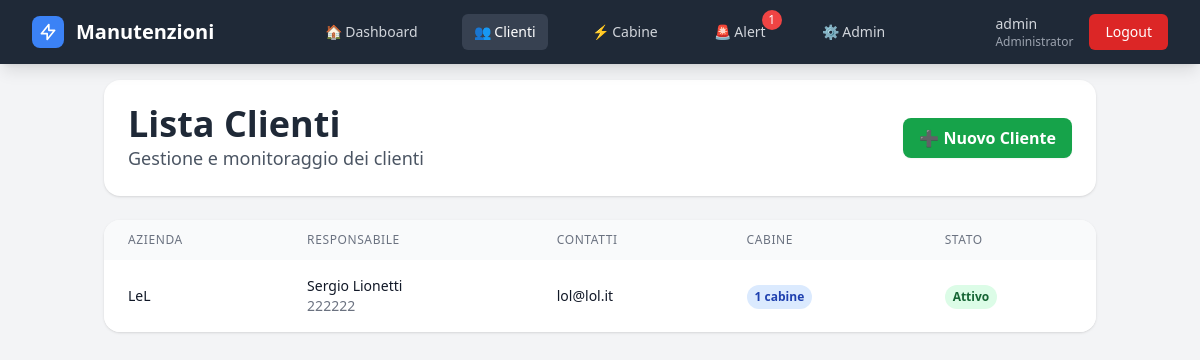
The app's page /clienti/ (signed in), older data.
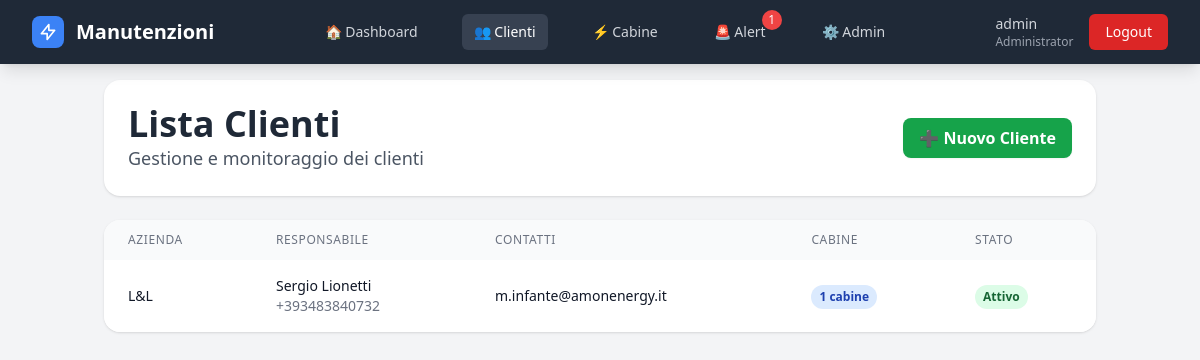
The same page, newer data.
### gestione/models.py (models this page shows, shortened)
class Cliente(models.Model):
    nome_azienda = models.CharField(max_length=200, verbose_name="Nome Azienda")
    responsabile = models.CharField(max_length=100, verbose_name="Responsabile")
    telefono_responsabile = models.CharField(max_length=20, verbose_name="Tel. Responsabile")
    email = models.EmailField(verbose_name="Email")
    email2 = models.EmailField(blank=True, verbose_name="Email 2")
    note = models.TextField(blank=True, verbose_name="Note")
    attivo = models.BooleanField(default=True, verbose_name="Attivo")
    data_creazione = models.DateTimeField(auto_now_add=True)
    data_modifica = models.DateTimeField(auto_now=True)
    def numero_cabine(self):
        return self.cabine.filter(attiva=True).count()
    class Meta:
        verbose_name = "Cliente"
        verbose_name_plural = "Clienti"
        ordering = ['nome_azienda']

### gestione/views.py (the view)
# urls.py: path('clienti/', views.lista_clienti, name='lista_clienti'),
@login_required
def lista_clienti(request):
    clienti = Cliente.objects.filter(attivo=True).order_by('nome_azienda')
    return render(request, 'clienti/lista.html', {'clienti': clienti})

### gestione/context_processors.py (called while the page is built)
def alert_count(request):
    if not request.user.is_authenticated:
        return {'alert_count': 0}
    alert_cabine = 0
    for cabina in Cabina.objects.filter(attiva=True):
        stato = cabina.stato_manutenzione_ordinaria()
        if stato in ['scaduta', 'in_scadenza']:
            alert_cabine += 1
    alert_componenti = 0
    for componente in Componente.objects.filter(attivo=True):
        stato = componente.stato_manutenzione()
        if stato in ['scaduta', 'in_scadenza']:
            alert_componenti += 1
    total_alert = alert_cabine + alert_componenti
    return {
        'alert_count': total_alert,
        'alert_critici': alert_cabine,
        'alert_componenti': alert_componenti,
    }

### gestione/models.py (called while the page is built)
    def is_administrator(self):
        return self.is_superuser or self.ruolo == 'Administrator'

    def prossima_manutenzione_ordinaria(self):
        prossima = self.manutenzioni.filter(
            stato='programmata',
            tipo__in=['semestrale', 'annuale']
        ).order_by('data_programmata').first()
        return prossima.data_programmata if prossima else None

### templates/clienti/lista.html (shortened to what this page needs)
{% extends 'base.html' %}
{% block content %}
<div class="max-w-xl md:max-w-5xl mx-auto px-4 pt-4 pb-24 md:pb-8">
  <section class="bg-white shadow rounded-2xl p-4 md:p-6 mb-4 md:mb-6">
    <div class="flex flex-col gap-3 sm:flex-row sm:items-center sm:justify-between">
      <div class="min-w-0">
        <h1 class="text-2xl md:text-4xl font-bold text-gray-800">Lista Clienti</h1>
        <p class="text-gray-600 text-base md:text-lg">Gestione e monitoraggio dei clienti</p>
      </div>
      {% if user.is_administrator or user.is_controlroom %}
      <a href="{% url 'crea_cliente' %}"
         class="hidden md:inline-flex items-center gap-2 bg-green-600 hover:bg-green-700
                text-white font-semibold px-4 py-2 rounded-lg shadow-sm">
        ➕ Nuovo Cliente
      </a>
      {% endif %}
    </div>
  </section>
  <section class="hidden md:block bg-white shadow rounded-2xl overflow-hidden" >
    <div class="overflow-x-auto">
      <table class="min-w-full">
        <thead class="bg-gray-50">
          <tr>
            <th class="px-6 py-3 text-left text-xs font-medium text-gray-500 uppercase tracking-wider">Azienda</th>
            <th class="px-6 py-3 text-left text-xs font-medium text-gray-500 uppercase tracking-wider">Responsabile</th>
            <th class="px-6 py-3 text-left text-xs font-medium text-gray-500 uppercase tracking-wider">Contatti</th>
            <th class="px-6 py-3 text-left text-xs font-medium text-gray-500 uppercase tracking-wider">Cabine</th>
            <th class="px-6 py-3 text-left text-xs font-medium text-gray-500 uppercase tracking-wider">Stato</th>
          </tr>
        </thead>
        <tbody class="bg-white divide-y divide-gray-200">
          {% for cliente in clienti %}
          <tr class="hover:bg-gray-50 cursor-pointer" onclick="window.location='{% url 'dettaglio_cliente' cliente.id %}'">
            <td class="px-6 py-4 whitespace-nowrap">
              <div class="text-sm font-medium text-gray-900">{{ cliente.nome_azienda }}</div>
            </td>
            <td class="px-6 py-4 whitespace-nowrap">
              <div class="text-sm text-gray-900">{{ cliente.responsabile }}</div>
              <div class="text-sm text-gray-500">{{ cliente.telefono_responsabile }}</div>
            </td>
            <td class="px-6 py-4">
              <div class="text-sm text-gray-900 break-all">{{ cliente.email }}</div>
            </td>
            <td class="px-6 py-4 whitespace-nowrap">
              <span class="inline-flex px-2 py-1 text-xs font-semibold rounded-full bg-blue-100 text-blue-800">
                {{ cliente.numero_cabine }} cabine
              </span>
            </td>
            <td class="px-6 py-4 whitespace-nowrap">
              {% if cliente.attivo %}
                <span class="inline-flex px-2 py-1 text-xs font-semibold rounded-full bg-green-100 text-green-800">Attivo</span>
              {% else %}
                <span class="inline-flex px-2 py-1 text-xs font-semibold rounded-full bg-red-100 text-red-800">Inattivo</span>
              {% endif %}
            </td>
          </tr>
          {% empty %}
          <tr>
            <td colspan="6" class="px-6 py-4 text-center text-gray-500">Nessun cliente trovato</td>
          </tr>
          {% endfor %}
        </tbody>
      </table>
    </div>
  </section>
</div>
{% endblock %}

Row changes from the older to the newer data that the page shows:
removed Cliente: nome_azienda "LeL", responsabile "Sergio Lionetti", telefono_responsabile "222222", email "lol@lol.it", numero_cabine "1", attivo "Attivo"
added Cliente: nome_azienda "L&L", responsabile "Sergio Lionetti", telefono_responsabile "+393483840732", email "m.infante@amonenergy.it", numero_cabine "1", attivo "Attivo"
